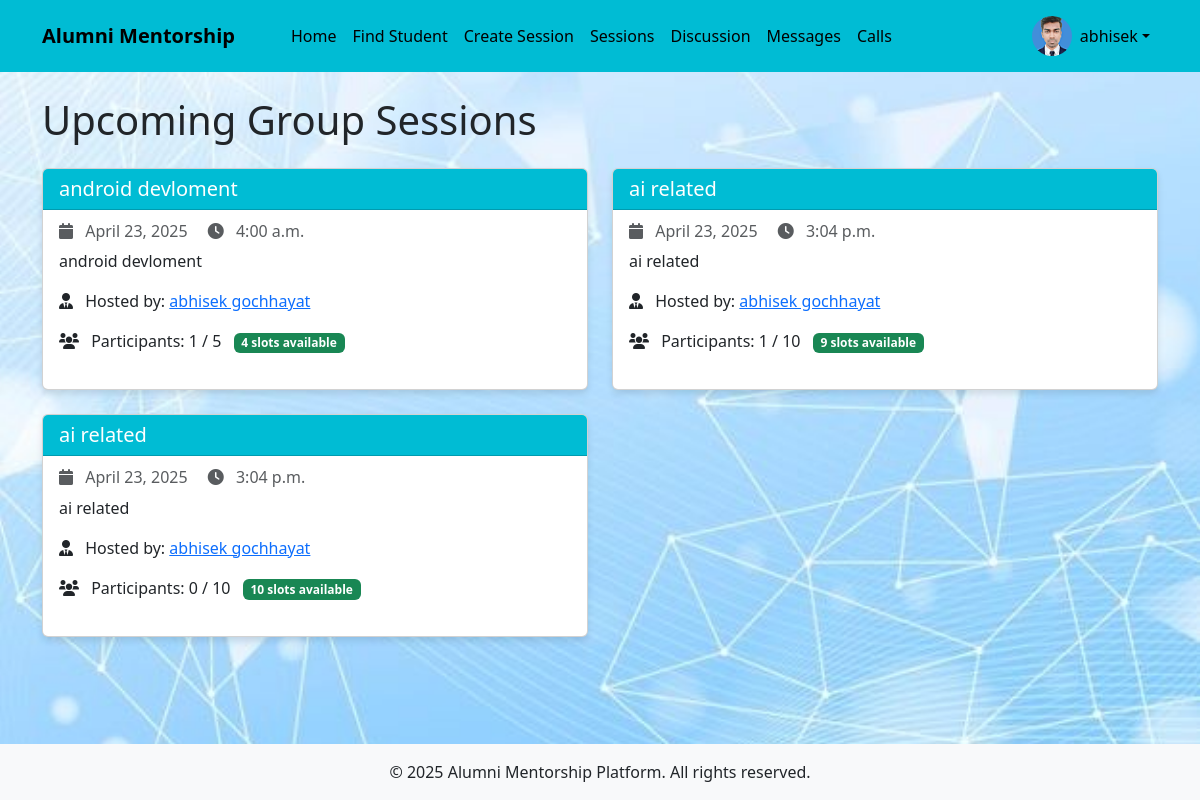
Screenshot of /mentorship/group/all/ (signed in) with the database file from the repository.
### users/models.py (models this page shows, shortened)
class CustomUser(AbstractUser):
    USER_TYPE_CHOICES = (
        ('student', 'Student'),
        ('alumni', 'Alumni'),
    )
    user_type = models.CharField(max_length=10, choices=USER_TYPE_CHOICES)
    bio = models.TextField(blank=True)
    profile_picture = models.ImageField(upload_to='profile_pics/', blank=True, null=True)
    graduation_year = models.IntegerField(null=True, blank=True)
    company = models.CharField(max_length=100, blank=True)
    position = models.CharField(max_length=100, blank=True)
    industry = models.CharField(max_length=100, blank=True)
    course = models.CharField(max_length=100, blank=True)
    year_of_study = models.IntegerField(null=True, blank=True)

### mentorship/models.py (models this page shows, shortened)
class GroupSession(models.Model):
    title = models.CharField(max_length=200)
    description = models.TextField()
    mentor = models.ForeignKey(CustomUser, on_delete=models.CASCADE, related_name='hosted_group_sessions')
    date_time = models.DateTimeField()
    max_participants = models.IntegerField(default=10)
    participants = models.ManyToManyField(CustomUser, related_name='group_sessions', blank=True)
    created_at = models.DateTimeField(auto_now_add=True)
    @property
    def available_slots(self):
        return self.max_participants - self.participants.count()

### mentorship/views.py (the view)
# urls.py: path('group/all/', views.group_sessions, name='group_sessions'),
@login_required
def group_sessions(request):
    upcoming_sessions = GroupSession.objects.filter(date_time__gt=timezone.now()).order_by('date_time')
    return render(request, 'mentorship/group_sessions.html', {'sessions': upcoming_sessions})

### templates/mentorship/group_sessions.html (shortened to what this page needs)
{% extends 'base.html' %}
{% block content %}
<h1 class="mb-4">Upcoming Group Sessions</h1>
<div class="row">
    {% for session in sessions %}
        <div class="col-md-6 mb-4">
            <div class="card h-100">
                <div class="card-header  text-white">
                    <h5 class="card-title mb-0">{{ session.title }}</h5>
                </div>
                <div class="card-body">
                    <h6 class="card-subtitle mb-2 text-muted">
                        <i class="fas fa-calendar me-2"></i> {{ session.date_time|date:"F j, Y" }}
                        <i class="fas fa-clock ms-3 me-2"></i> {{ session.date_time|date:"g:i a" }}
                    </h6>
                    <p class="card-text">{{ session.description }}</p>
                    <p class="card-text">
                        <i class="fas fa-user-tie me-2"></i> Hosted by:
                        <a href="{% url 'user_detail' session.mentor.username %}">{{ session.mentor.get_full_name }}</a>
                    </p>
                    <p class="card-text">
                        <i class="fas fa-users me-2"></i> Participants: {{ session.participants.count }} / {{ session.max_participants }}
                        {% if session.available_slots > 0 %}
                            <span class="badge bg-success ms-2">{{ session.available_slots }} slots available</span>
                        {% else %}
                            <span class="badge bg-danger ms-2">Full</span>
                        {% endif %}
                    </p>
                </div>
            </div>
        </div>
    {% endfor %}
</div>
{% endblock %}

### templates/base.html (shortened to what this page needs)
<!DOCTYPE html>
<html lang="en">
  <head>
    <link
      href="https://cdn.jsdelivr.net/npm/bootstrap@5.3.0/dist/css/bootstrap.min.css"
      rel="stylesheet"
    />
    <link
      rel="stylesheet"
      href="https://cdnjs.cloudflare.com/ajax/libs/font-awesome/6.0.0/css/all.min.css"
    />
  </head>
  <body>
    <header>
      <nav class="navbar navbar-expand-lg navbar-dark">
        <div class="container">
          <a class="navbar-brand" href="{% url 'home' %}">Alumni Mentorship</a>
          <div class="collapse navbar-collapse" id="navbarNav">
            <ul class="navbar-nav me-auto">
              {% if user.is_authenticated %}
              <li class="nav-item">
                <a class="nav-link" href="{% url 'home' %}">Home</a>
              </li>
              {% if user.user_type == 'student' %}
              <li class="nav-item">
                <a class="nav-link" href="{% url 'alumni_list' %}"
                  >Find Mentors</a
                >
              </li>
              {% else %}
              <li class="nav-item">
                <a class="nav-link" href="{% url 'student_list' %}"
                  >Find Student</a
                >
              </li>
              <li class="nav-item">
                <a class="nav-link" href="{% url 'create_group_session' %}"
                  >Create Session</a
                >
              </li>
              {% endif %}
              <li class="nav-item">
                <a class="nav-link" href="{% url 'group_sessions' %}"
                  > Sessions</a
                >
              </li>
              <li class="nav-item">
                <a class="nav-link" href="{% url 'topic_list' %}"
                  >Discussion </a
                >
              </li>
              <li class="nav-item">
                <a class="nav-link" href="{% url 'chat_list' %}">Messages</a>
              </li>
              <li class="nav-item">
                <a class="nav-link" href="{% url 'call_home' %}">Calls</a>
              </li>
              {% endif %}
            </ul>
            <ul class="navbar-nav">
              {% if user.is_authenticated %}
              <li class="nav-item dropdown">
                <a
                  class="nav-link dropdown-toggle d-flex align-items-center"
                  href="#"
                  id="navbarDropdown"
                  role="button"
                  data-bs-toggle="dropdown"
                >
                  {% if user.profile_picture %}
                  <img
                    src="{{ user.profile_picture.url }}"
                    alt="Profile"
                    class="profile-pic me-2"
                  />
                  {% else %}
                  <i
                    class="fas fa-user-circle me-2"
                    style="font-size: 1.5rem"
                  ></i>
                  {% endif %} {{ user.username }}
                </a>
              </li>
              {% endif %}
            </ul>
          </div>
        </div>
      </nav>
    </header>
    <main class="container py-4">
       {% block content %}{% endblock %}
    </main>
    <footer class="bg-light py-3 mt-auto">
      <div class="container text-center">
        <p class="mb-0">
          &copy; {% now "Y" %} Alumni Mentorship Platform. All rights reserved.
        </p>
      </div>
    </footer>
  </body>
</html>

### templates/base.html (style rules this page uses)
body { min-height: 100vh; display: flex; flex-direction: column; background-image: url("/static/images/img.jpg"); background-size: cover; background-repeat: no-repeat; background-position: center; }
main { flex: 1; }
.navbar-brand { font-weight: bold; padding-right: 2rem; color: #000; }
.profile-pic { width: 40px; height: 40px; border-radius: 50%; object-fit: cover; }
.navbar { background: #00bcd4; }
.nav-item { gap: 1rem; }
#navbarNav { gap: 2rem; }
.card { margin-bottom: 20px; box-shadow: 0 4px 6px rgba(0, 0, 0, 0.1); }
.card-header { background-color: #00bcd4; }
.navbar li a { color: black; }

### rows the page displays
CustomUser: profile_picture (picture), username "abhisek"
GroupSession: title "android devloment", date_time "April 23, 2025", date_time "4:00 a.m.", description "android devloment", mentor.get_full_name "abhisek gochhayat", participants.count "1", max_participants "5", available_slots "4"
GroupSession: title "ai related", date_time "April 23, 2025", date_time "3:04 p.m.", description "ai related", mentor.get_full_name "abhisek gochhayat", participants.count "1", max_participants "10", available_slots "9"
GroupSession: title "ai related", date_time "April 23, 2025", date_time "3:04 p.m.", description "ai related", mentor.get_full_name "abhisek gochhayat", participants.count "0", max_participants "10", available_slots "10"
